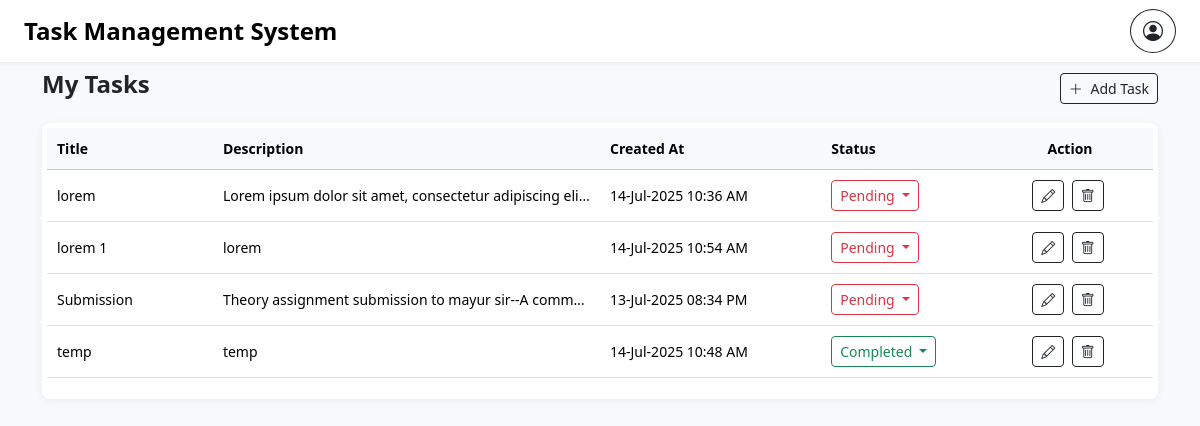
The app's page /dashboard.php (signed in) with its own data.
### tables this page shows
CREATE TABLE `tbl_task` (
  `task_id` int(11) NOT NULL,
  `user_id` int(11) NOT NULL,
  `title` varchar(255) NOT NULL,
  `description` text DEFAULT NULL,
  `status` enum('Pending','Completed') DEFAULT 'Pending',
  `created_at` datetime DEFAULT current_timestamp()
);

### dashboard.php (the view, shortened to what this page needs)
<?php
require_once 'db.php';
$userId = $_SESSION['user_id'];
$query = "SELECT * FROM tbl_task WHERE user_id = ?";
$stmt = $conn->prepare($query);
$stmt->bind_param("i", $userId);
$stmt->execute();
$result = $stmt->get_result();
?>
<!DOCTYPE html>
<html>
<head>
    <link href="https://cdn.jsdelivr.net/npm/bootstrap@5.3.3/dist/css/bootstrap.min.css" rel="stylesheet">
    <link href="https://cdn.jsdelivr.net/npm/bootstrap-icons@1.10.5/font/bootstrap-icons.css" rel="stylesheet">
    <link href="style.css" rel="stylesheet">
</head>
<body>
    <nav class="navbar navbar-light px-4 py-2">
        <span class="navbar-brand fw-bold fs-4">Task Management System</span>
        <div class="dropdown">
            <button class="btn btn-outline-dark rounded-circle" type="button" data-bs-toggle="dropdown" aria-expanded="false">
                <i class="bi bi-person-circle fs-5"></i>
            </button>
        </div>
    </nav>
    <div class="container my-2">
        <div class="d-flex justify-content-between align-items-center mb-3">
            <h4 class="fw-semibold">My Tasks</h4>
            <a href="add_task.php" class="btn btn-outline-dark btn-sm">
                <i class="bi bi-plus-lg me-1"></i> Add Task
            </a>
        </div>
        <div class="table-container">
            <table class="table table-hover">
                <thead class="table-light">
                    <tr>
                        <th>Title</th>
                        <th>Description</th>
                        <th>Created At</th>
                        <th>Status</th>
                        <th class="text-center">Action</th>
                    </tr>
                </thead>
                <tbody>
                    <?php while ($row = $result->fetch_assoc()): ?>
                        <tr>
                            <td><?= htmlspecialchars($row['title']) ?></td>
                            <td class="text-truncate" title="<?= htmlspecialchars($row['description']) ?>">
                                <?= htmlspecialchars($row['description']) ?>
                            </td>
                            <td><?= date('d-M-Y h:i A', strtotime($row['created_at'])) ?></td>
                            <td>
                                <form method="POST" class="d-inline">
                                    <div class="dropdown">
                                        <button class="btn btn-sm dropdown-toggle
                                        <?= $row['status'] === 'Completed' ? 'btn-outline-success' : 'btn-outline-danger' ?>"
                                            type="submit" data-bs-toggle="dropdown" aria-expanded="false">
                                            <?= $row['status'] ?>
                                        </button>
                                    </div>
                                </form>
                            </td>
                            <td class="text-center">
                                <a href="edit_task.php?task_id=<?= $row['task_id'] ?>" class="btn btn-outline-dark btn-icon btn-sm me-1" title="Edit">
                                    <i class="bi bi-pencil"></i>
                                </a>
                                <a href="delete_task.php?task_id=<?= $row['task_id'] ?>" class="btn btn-outline-dark btn-icon btn-sm me-1" title="Delete" onclick="return confirm('Are you sure you want to delete this task?');">
                                    <i class="bi bi-trash"></i>
                                </a>
                            </td>
                        </tr>
                    <?php endwhile; ?>
                </tbody>
            </table>
        </div>
    </div>
</body>
</html>

### style.css (style rules this page uses)
body { background-color: #f8f9fa; font-size: 14px; }
.navbar { background-color: #fff; box-shadow: 0 2px 4px rgba(0, 0, 0, 0.05); }
.table-container { background-color: #fff; padding: 5px 5px; border-radius: 8px; box-shadow: 0 2px 10px rgba(0, 0, 0, 0.05); }
.table td, .table th { vertical-align: middle; padding: 10px; }
.btn-icon { padding: 4px 8px; }
.table-container table { table-layout: fixed; width: 100%; }
.table-container th:nth-child(1) { width: 15%; }
.table-container th:nth-child(2) { width: 35%; }
.table-container th:nth-child(3) { width: 20%; }
.table-container th:nth-child(4) { width: 15%; }
.table-container th:nth-child(5) { width: 15%; }
.table-container td:nth-child(2) { white-space: nowrap; overflow: hidden; text-overflow: ellipsis; }

### records on screen
tbl_task: title "lorem", description "Lorem ipsum dolor sit amet, consectetur adipiscing eli…", created_at "14-Jul-2025 10:36 AM", status "Pending"
tbl_task: title "lorem 1", description "lorem", created_at "14-Jul-2025 10:54 AM", status "Pending"
tbl_task: title "Submission", description "Theory assignment submission to mayur sir--A comm…", created_at "13-Jul-2025 08:34 PM", status "Pending"
tbl_task: title "temp", description "temp", created_at "14-Jul-2025 10:48 AM", status "Completed"
